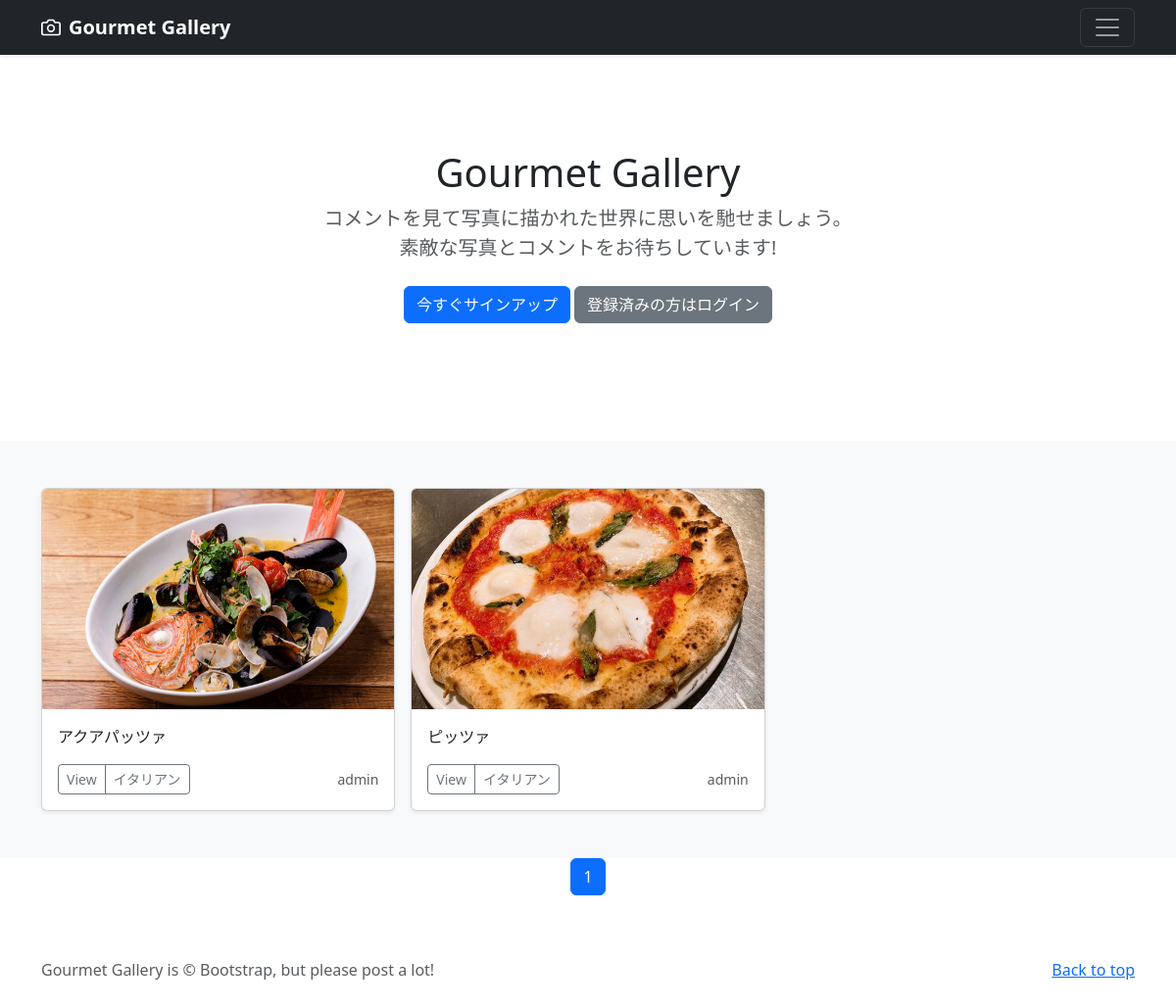
Before: /gourmetphoto/4 with the older database file.
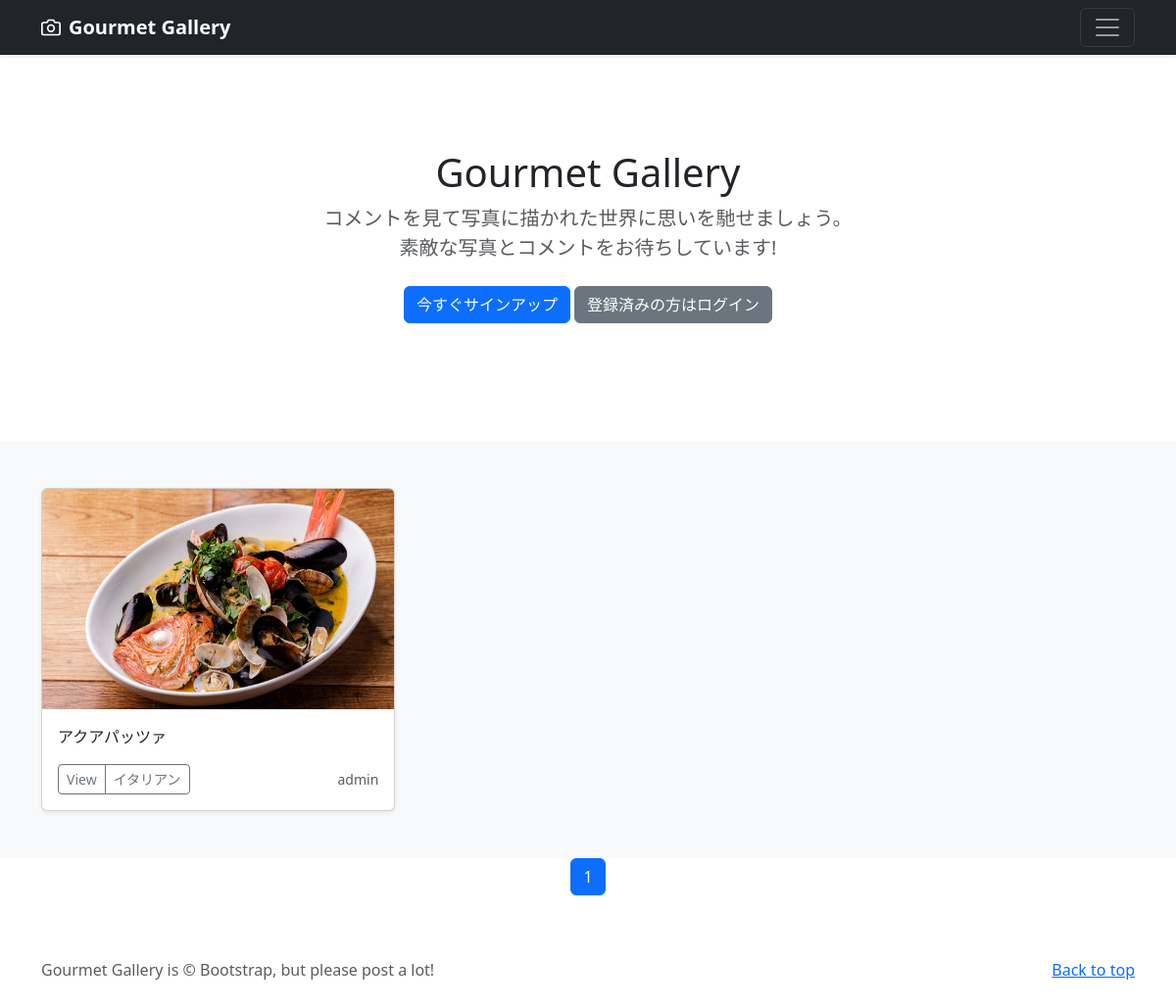
After: the same page with the newer database file.
### gourmetphoto/models.py (models this page shows, shortened)
class GourmetphotoPost(models.Model):
    user = models.ForeignKey(CustomUser, verbose_name='ユーザー', on_delete=models.CASCADE)
    Category = models.ForeignKey(Category, verbose_name='カテゴリ', on_delete=models.PROTECT)
    title = models.CharField(verbose_name='タイトル', max_length=200)
    comment = models.TextField(verbose_name='コメント',)
    image1 = models.ImageField(verbose_name='イメージ1', upload_to = 'photos')
    image2 = models.ImageField(verbose_name='イメージ2', upload_to = 'photos', blank=True, null=True)
    posted_at = models.DateTimeField(verbose_name='投稿日時', auto_now_add=True)

class Category(models.Model):
    title = models.CharField(verbose_name='カテゴリ', max_length=20)

### gourmetphotoaccounts/models.py (models this page shows)
class CustomUser(AbstractUser):
    pass

### gourmetphoto/views.py (the view)
# urls.py: path('gourmetphoto/<int:Category>', views.CategoryView.as_view(), name = 'gourmetphotos_cat'),
class CategoryView(ListView):
    template_name = 'gourmetphoto/index.html'
    paginate_by = 9
    def get_queryset(self):
        Category_id = self.kwargs['Category']
        Categories = GourmetphotoPost.objects.filter(Category=Category_id).order_by('-posted_at')
        return Categories

### gourmetphoto/templates/gourmetphoto/index.html (shortened to what this page needs)
{% extends 'gourmetphoto/base.html' %}
    {% block contents %}
    {% include "gourmetphoto/photos_title.html" %}
    {% include "gourmetphoto/photos_list.html" %}
    {% include "gourmetphoto/pagination.html" %}
    {% endblock %}

### gourmetphoto/templates/gourmetphoto/photos_list.html
  <div class="album py-5 bg-body-tertiary">
    <div class="container">
      <div class="row row-cols-1 row-cols-sm-2 row-cols-md-3 g-3">
        {% for record in object_list %}
        <div class="col">
          <div class="card shadow-sm">
            <img src="{{ record.image1.url }}" class="bd-placeholder-img card-img-top" width="100%" height="225" xmlns="http://www.w3.org/2000/svg" role="img" aria-label="Placeholder: Thumbnail" preserveAspectRatio="xMidYMid slice" focusable="false"><title>Placeholder</title><rect width="100%" height="100%" fill="#55595c"/></img>
            <div class="card-body">
              <p class="card-text">{{record.title}}</p>
              <div class="d-flex justify-content-between align-items-center">
                <div class="btn-group">
                  <button type="button" class="btn btn-sm btn-outline-secondary"
                  onclick="location.href='{% url 'gourmetphoto:photo_detail' record.pk %}'">
                  View</button>
                  <button type="button" class="btn btn-sm btn-outline-secondary"
                    onclick="location.href='{% url 'gourmetphoto:gourmetphotos_cat' Category=record.Category.id %}'">
                    {{record.Category.title}}</button>
                </div>
                <small class="text-muted">{{record.user.username}}</small>
              </div>
            </div>
          </div>
        </div>
        {% endfor %}
      </div>
    </div>
  </div>

Changed rows visible on the page:
removed GourmetphotoPost: image1 (picture), title "ピッツァ", Category "イタリアン", user.username "admin"
